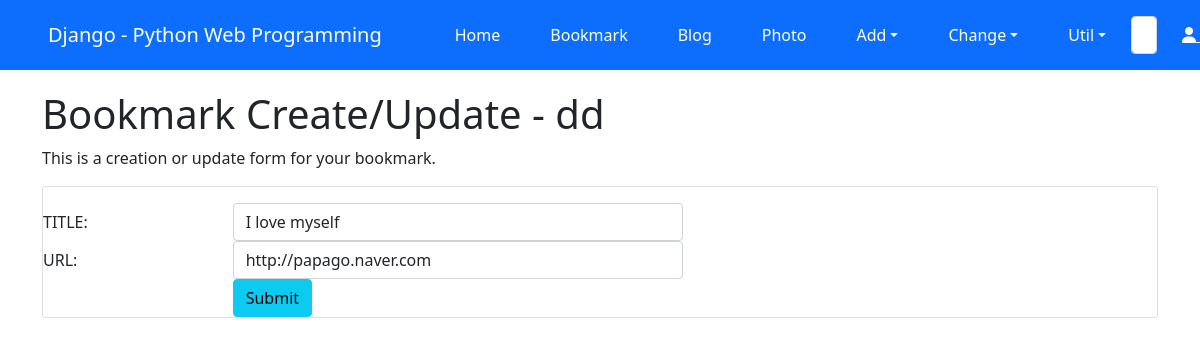
The page /bookmark/2/update/ (signed in) on the database its author committed.
### bookmark/models.py (models this page shows, shortened)
class Bookmark(models.Model):
    title = models.CharField('TITLE', max_length=100, blank=True)
    url = models.URLField('URL', unique=True)
    owner = models.ForeignKey(User, on_delete=models.CASCADE, blank=True, null=True)

### bookmark/views.py (the view)
# urls.py: path('<int:pk>/update/', views.BookmarkUpdateView.as_view(), name='update'),
class BookmarkUpdateView(OwnerOnlyMixin, UpdateView):
    model = Bookmark
    fields = ['title', 'url']
    success_url = reverse_lazy('bookmark:index')

### mysite/views.py (called while the page is built)
    def dispatch(self, request, *args, **kwargs):
        obj = self.get_object()
        if request.user != obj.owner:
            return self.handle_no_permission()
        return super().dispatch(request, *args, **kwargs)

### bookmark/templates/bookmark/bookmark_form.html (shortened to what this page needs)
{% extends 'base.html' %}
{% load widget_tweaks %}
{% block content %}
    <h1>Bookmark Create/Update - {{user}}</h1>
    <p>This is a creation or update form for your bookmark.</p>
    <form action="." method="post" class="card pt-3">{% csrf_token %}
        <div class="form-group row">
            {{ form.title|add_label_class:"col-form-label col-sm-2 ml-3" }}
            <div class="col-sm-5">
                {{ form.title|add_class:"form-control"|attr:"autofocus" }}
            </div>
        </div>
        <div class="form-group row">
            {{ form.url|add_label_class:"col-form-label col-sm-2 ml-3" }}
            <div class="col-sm-5">
                {{ form.url|add_class:"form-control" }}
            </div>
        </div>
        <div class="form-group row">
            <div class="offset-sm-2 col-sm-5">
                <input type="submit" value="Submit" class="btn btn-info" />
            </div>
        </div>
    </form>
{% endblock content %}

### rows shown on the page
Bookmark: title|add_label_class "TITLE:", title "I love myself", url|add_label_class "URL:", url "http://papago.naver.com"

### other values the page prints
{{ user }} "dd"
